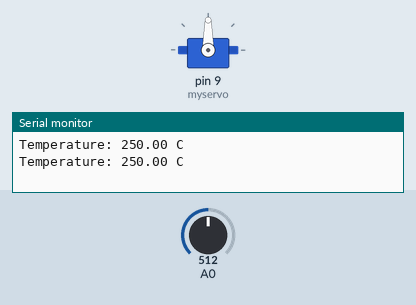
Bench run of a sketch on a simulated Arduino Uno, built with avr-gcc and run on an emulated ATmega328P. Shown: servo, the last lines printed to the serial monitor. The test bench sets the inputs (shaded band); at power-on: A0 = 512.

Above: at 1.8 s.
1.9 s: A0 set to 69
3.4 s: A0 set to 57
At 5.0 s:
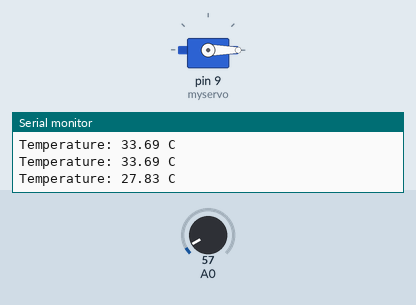
5.5 s: A0 set to 122
At 6.6 s:
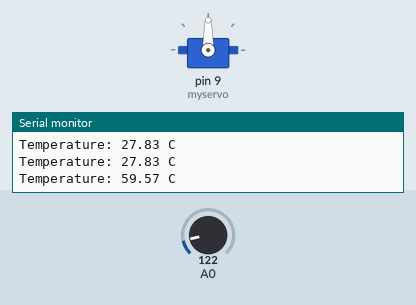
7.5 s: A0 set to 20
At 9.4 s:
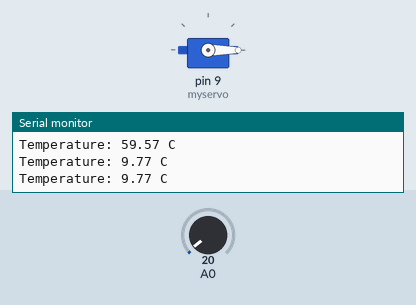
Timing chart, 0 to 10.5 s (numbered marks = the images above; inputs shaded):
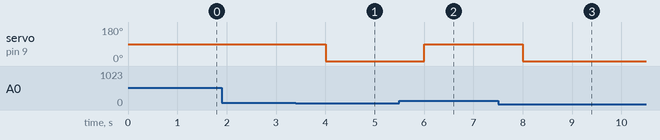

Measured:
- the behaviour switches between 62 and 61 on A0 (found by bisection; images 0 and 1)
- after the input at 3.4 s, servo on pin 9 (myservo): 90° → 0° after 0.60 s
- after the input at 5.5 s, servo on pin 9 (myservo): 0° → 90° after 0.51 s
- after the input at 7.5 s, servo on pin 9 (myservo): 90° → 0° after 0.51 s

The sketch:

servo_motor1.ino
```cpp
#include <Servo.h>

Servo myservo;

void setup() {
  Serial.begin(9600);
  myservo.attach(9);
}

void loop() {
  int sensorValue = analogRead(A0);
  float temperature = sensorValue * 0.48828125;
  Serial.print("Temperature: ");
  Serial.print(temperature);
  Serial.println(" C");

  if (temperature > 30) {
    myservo.write(90);
  } else {
    myservo.write(0);
  }
  delay(1000);
}
```
